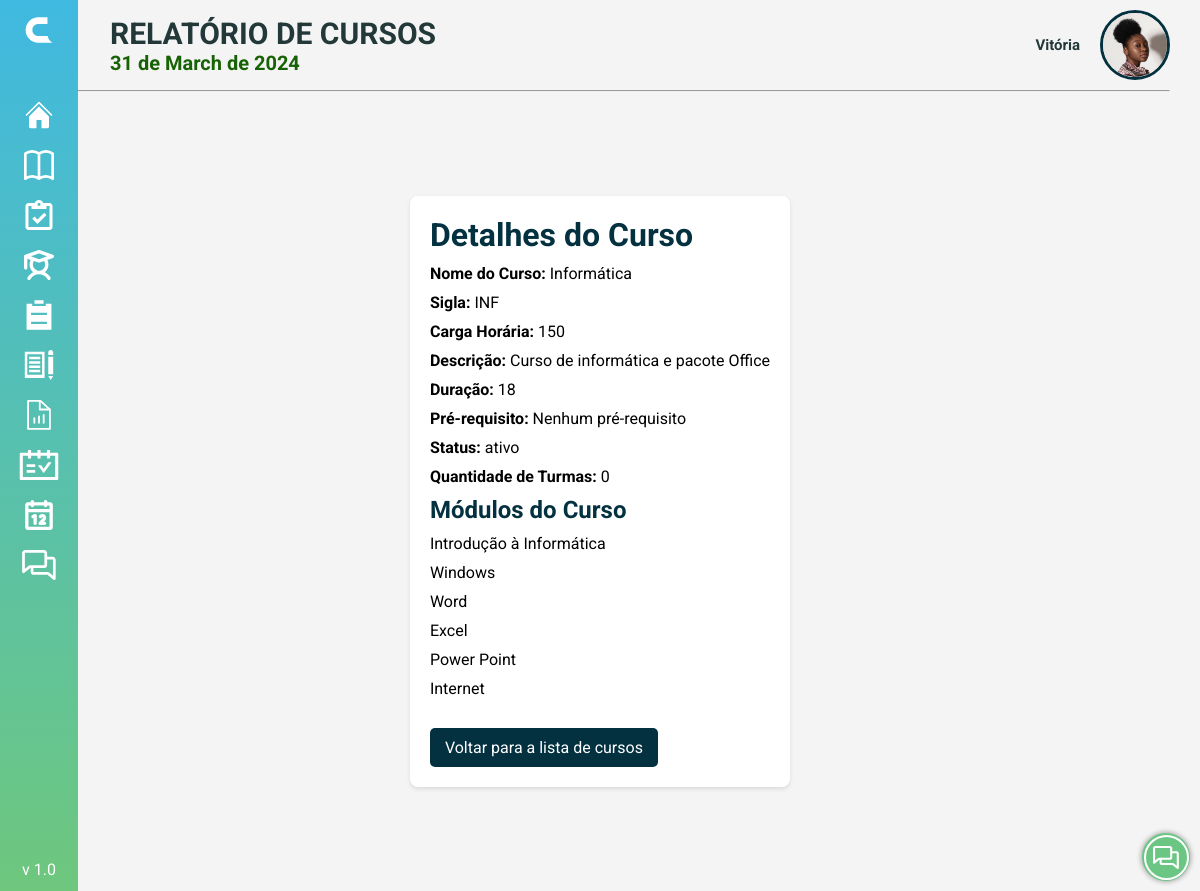
The app's page /PAGES/s_curso_detalhes.php?id=1 (signed in) with its own data.
### tables this page shows
CREATE TABLE Curso (
  Curso_id INT NOT NULL AUTO_INCREMENT,
  Curso_Nome VARCHAR(100) NOT NULL,
  Curso_Sigla CHAR(3) NOT NULL,
  Curso_Carga_horaria INT(10) NOT NULL,
  Curso_Desc VARCHAR(500) NOT NULL,
  Curso_Duracao INT NOT NULL,
  Curso_PreRequisito VARCHAR(500) NOT NULL,
  Curso_Registro DATETIME NOT NULL DEFAULT CURRENT_TIMESTAMP,
  Curso_Status CHAR(1) DEFAULT 1,
  PRIMARY KEY (Curso_id)
);

CREATE TABLE Modulo (
  Modulo_id INT NOT NULL AUTO_INCREMENT,
  Modulo_Nome VARCHAR(100) NOT NULL,
  Modulo_Desc VARCHAR(500) NOT NULL,
  Modulo_Registro DATETIME NOT NULL DEFAULT CURRENT_TIMESTAMP,
  Modulo_Status CHAR(1) DEFAULT 1,
  PRIMARY KEY (Modulo_id)
);

### PHP/data.php (called while the page is built, shortened)
<?php
$data = date('Y-m-d');
$numeroDia = date('d', strtotime($data));
$nomeMes = strftime('%B', strtotime($data));
$ano = date('Y', strtotime($data));
$nomeMes = utf8_encode($nomeMes);
$date = $numeroDia . ' de ' . $nomeMes . ' de ' . $ano;
?>

### PAGES/s_curso_detalhes.php (the view, shortened to what this page needs)
<!DOCTYPE html>
<html lang="pt-BR">
<head>
    <link rel="stylesheet" href="../PHP/sidebar/menu.css">
    <link rel="stylesheet" href="../STYLE/botao.css" />
    <link rel="stylesheet" href="../STYLE/data.css">
    <link rel="stylesheet" href="https://cdnjs.cloudflare.com/ajax/libs/font-awesome/6.3.0/css/all.min.css"
 />
    <link href='https://unpkg.com/boxicons@2.0.7/css/boxicons.min.css' rel='stylesheet'>
    <link rel="stylesheet" href="../STYLE/style_home.css">
</head>
<body>
    <?php include('../PHP/data.php'); ?>
    <?php include('../PHP/sidebar/menu.php'); ?>
    <?php include('../PHP/redes.php'); ?>
    <?php include('../PHP/dropdown.php'); ?>
    <header>
        <div class="title">
            <div class="nomedata closed">
                <h1>RELATÓRIO DE CURSOS</h1>
                <div class="php">
                    <?php echo $date; ?>
                </div>
            </div>
            <div class="user">
                <?php echo $dropdown; ?>
            </div>
        </div>
        <hr>
    </header>
    <div>
        <?php echo $sidebarHTML; ?>
    </div>
    <main>
        <?php
        $servername = "localhost";
        $username = "root";
        $password = "";
        $dbname = "CLAU";
        $conn = new mysqli($servername, $username, $password, $dbname);
        if (isset($_GET['id'])) {
            $curso_id = $_GET['id'];
            $sql = "SELECT Curso_id, Curso_Nome, Curso_Sigla, Curso_Carga_horaria, Curso_Desc, Curso_Duracao, Curso_PreRequisito, Curso_Status FROM curso WHERE Curso_id = $curso_id";
            $sql_num_turmas = "SELECT COUNT(*) AS num_turmas FROM Turma WHERE curso_cd = $curso_id";
            $result_num_turmas = mysqli_query($conn, $sql_num_turmas);
            $row_num_turmas = mysqli_fetch_assoc($result_num_turmas);
            $num_turmas = $row_num_turmas['num_turmas'];
            $result = mysqli_query($conn, $sql);
            $curso_info = mysqli_fetch_assoc($result);
            $sql_modulos = "SELECT modulo.Modulo_Nome FROM modulo
                        INNER JOIN modulo_curso ON modulo_curso.Modulo_Modulo_cd = modulo.Modulo_id
                        WHERE modulo_curso.Curso_Curso_cd = $curso_id";
            $result_modulos = mysqli_query($conn, $sql_modulos);
            ?>
            <div class="course-details">
                <div>
                <h1>Detalhes do Curso</h1>
                <ul>
                    <li><strong>Nome do Curso:</strong>
                        <?php echo $curso_info['Curso_Nome']; ?>
                    </li>
                    <li><strong>Sigla:</strong>
                        <?php echo $curso_info['Curso_Sigla']; ?>
                    </li>
                    <li><strong>Carga Horária:</strong>
                        <?php echo $curso_info['Curso_Carga_horaria']; ?>
                    </li>
                    <li><strong>Descrição:</strong>
                        <?php echo $curso_info['Curso_Desc']; ?>
                    </li>
                    <li><strong>Duração:</strong>
                        <?php echo $curso_info['Curso_Duracao']; ?>
                    </li>
                    <li><strong>Pré-requisito:</strong>
                        <?php echo $curso_info['Curso_PreRequisito']; ?>
                    </li>
                    <li><strong>Status:</strong>
                        <?php echo ($curso_info['Curso_Status'] == "1") ? "ativo" : "inativo"; ?>
                    </li>
                    <li><strong>Quantidade de Turmas:</strong> <?php echo $num_turmas; ?></li>
                </ul>
                <h2>Módulos do Curso</h2>
                <ul>
                    <?php
                    if (mysqli_num_rows($result_modulos) > 0) {
                        while ($row_modulo = mysqli_fetch_assoc($result_modulos)) {
                            echo "<li>{$row_modulo['Modulo_Nome']}</li>";
                        }
                    } else {
                        echo "<li>Nenhum módulo associado a este curso.</li>";
                    }
                    ?>
                </ul>
                <p class="back-link" onclick="voltar()">Voltar para a lista de cursos</p>
                <?php
        } else {
            echo "ID do curso não especificado.";
        }
        ?>
        </div>
    </main>
    <div class="buttons">
        <?php echo $redes; ?>
    </div>
</body>
</html>

### PHP/sidebar/menu.css (style rules this page uses)
* { margin: 0; padding: 0; box-sizing: border-box; }

### STYLE/botao.css (style rules this page uses)
.buttons { position: fixed; z-index: 1; bottom: 0; right: 0; }

### STYLE/data.css (style rules this page uses)
.php { color: #176204; font-size: 20px; font-weight: bold; }

### STYLE/style_home.css (style rules this page uses)
* { margin: 0; padding: 0; box-sizing: border-box; font-family: 'Roboto', sans-serif; }
:root { --cor-primaria: #043140; --cor-secundaria: #176204; --cor-fundo: #F4F4F4; }
body { height: auto; display: flex; flex-direction: column; align-items: center; background-color: var(--cor-fundo); }
header { display: flex; width: 100%; flex-direction: column; justify-content: center; align-items: center; }
.nomedata { display: flex; flex-direction: column; margin-left: 250px; transition: margin-left 0.5s ease; }
.nomedata.closed { margin-left: 80px; }
.title { margin: 0; display: flex; justify-content: space-between; width: 100%; align-items: center; padding: 10px 30px; }
.title h1 { font-size: 30px; font-weight: bold; color: #233939; }
.user { display: flex; align-items: center; }
hr { background-color: #313131; width: 95%; height: 1px; }
main { width: 90%; height: 80%; align-items: center; display: flex; flex-wrap: wrap; max-width: 1000px; justify-content: center; margin: 7% 0; }

### PAGES/s_curso_detalhes.php (style rules this page uses)
.course-details { max-width: 800px; margin: 20px auto; padding: 20px; background: #fff; box-shadow: 0 2px 4px rgba(0, 0, 0, 0.1); border-radius: 8px; }
.course-details h1, .course-details h2 { color: #043140; margin-bottom: 10px; }
.course-details ul { list-style-type: none; padding: 0; }
.course-details ul li { margin-bottom: 10px; font-size: 16px; }
.course-details .back-link { display: inline-block; margin-top: 20px; padding: 10px 15px; background-color: #043140; color: #fff; border-radius: 5px; text-decoration: none; cursor: pointer; }

### records on screen
curso: Curso_Nome "Informática", Curso_Sigla "INF", Curso_Carga_horaria "150", Curso_Desc "Curso de informática e pacote Office", Curso_Duracao "18", Curso_PreRequisito "Nenhum pré-requisito"
modulo: Modulo_Nome "Introdução à Informática"
modulo: Modulo_Nome "Windows"
modulo: Modulo_Nome "Word"
modulo: Modulo_Nome "Excel"
modulo: Modulo_Nome "Power Point"
modulo: Modulo_Nome "Internet"

### other values on screen
$date "31 de March de 2024"
$Nome "Vitória"
$num_turmas "0"
